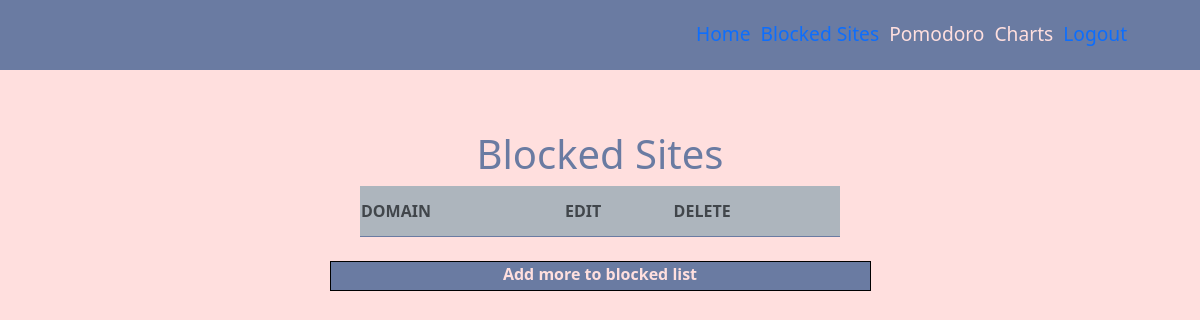
/extension/, run on an earlier commit of the app's database.
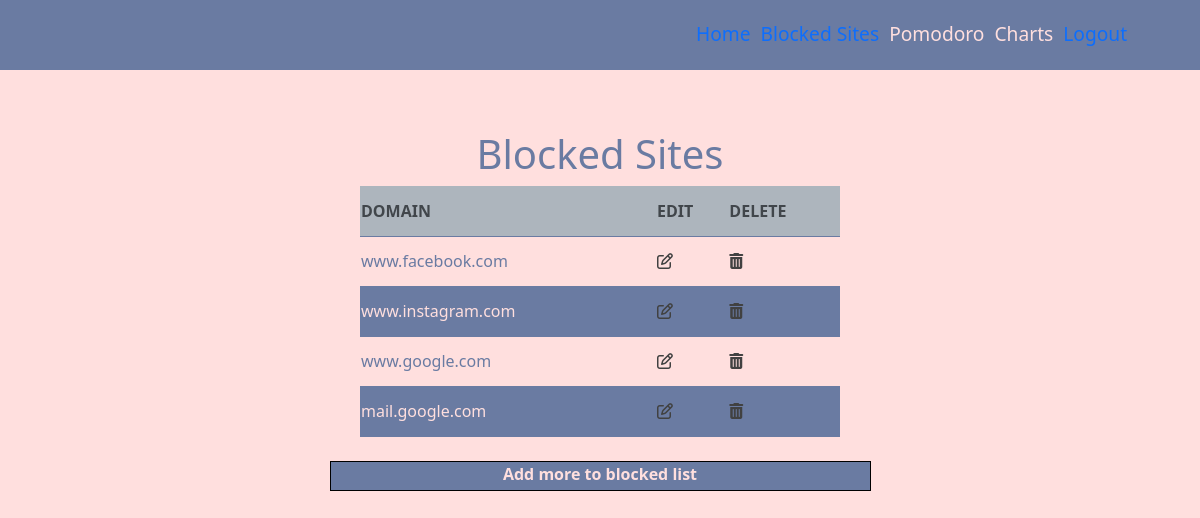
And on a later commit of the database.
### block/models.py (models this page shows, shortened)
class Site(models.Model):
    domain=models.CharField(max_length=50)
    link=models.URLField(max_length=1000)

### block/views.py (the view)
# urls.py: path('', views.sites, name='sites'),
def sites(request):
    Sites = Site.objects.all()
    return render(request, 'index.html', {'Sites':Sites})

### templates/index.html (shortened to what this page needs)
{% extends 'base.html' %}
{% load static %}
{% block main %}
        <h1> Blocked Sites</h1>
        <table>
            <thead>
                <tr>
                    <th>Domain</th>
                    <th style="margin-left: 10px;">Edit</th>
                    <th>Delete</th>
                </tr>
            </thead>
            <tbody>
                {% for u in Sites %}
                <tr>
                    <td>{{u.domain}}</td>
                    <td><a href="/extension/edit/{{u.id}}"><i class="fa fa-edit" aria-hidden="true" fa-2x></i></a></td>
                    <td><a href="/extension/delete/{{u.id}}"><i class="fa fa-trash-alt" aria-hidden="true" fa-2x></i></a></td>
                </tr>
                {% endfor %}
            </tbody>
        </table>
        <p><a id="Link" href="{% url 'create' %}">Add more to blocked list</a></p>
{% endblock %}

What changed in the data, as far as the page shows it:
added Site: domain "www.facebook.com"
added Site: domain "www.instagram.com"
added Site: domain "www.google.com"
added Site: domain "mail.google.com"
